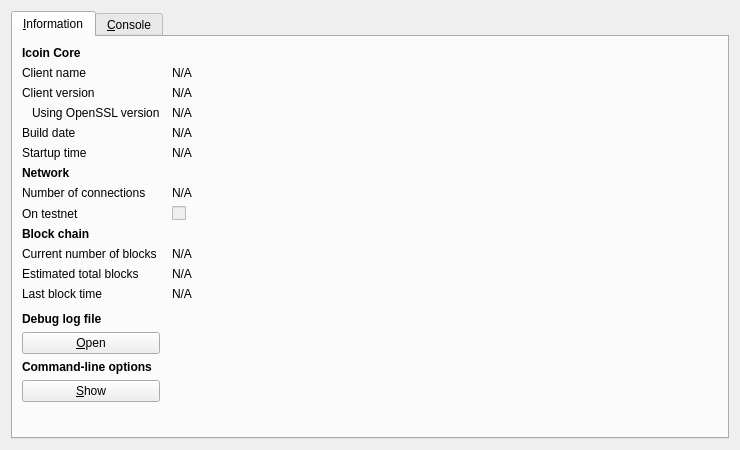
<?xml version="1.0" encoding="UTF-8"?>
<ui version="4.0">
 <class>RPCConsole</class>
 <widget class="QDialog" name="RPCConsole">
  <property name="geometry">
   <rect>
    <x>0</x>
    <y>0</y>
    <width>740</width>
    <height>450</height>
   </rect>
  </property>
  <property name="windowTitle">
   <string>Icoin - Debug window</string>
  </property>
  <layout class="QVBoxLayout" name="verticalLayout_2">
   <item>
    <widget class="QTabWidget" name="tabWidget">
     <property name="currentIndex">
      <number>0</number>
     </property>
     <widget class="QWidget" name="tab_info">
      <attribute name="title">
       <string>&amp;Information</string>
      </attribute>
      <layout class="QGridLayout" name="gridLayout" columnstretch="0,1">
       <property name="horizontalSpacing">
        <number>12</number>
       </property>
       <item row="0" column="0">
        <widget class="QLabel" name="label_9">
         <property name="font">
          <font>
           <weight>75</weight>
           <bold>true</bold>
          </font>
         </property>
         <property name="text">
          <string>Icoin Core</string>
         </property>
        </widget>
       </item>
       <item row="1" column="0">
        <widget class="QLabel" name="label_5">
         <property name="text">
          <string>Client name</string>
         </property>
        </widget>
       </item>
       <item row="1" column="1">
        <widget class="QLabel" name="clientName">
         <property name="cursor">
          <cursorShape>IBeamCursor</cursorShape>
         </property>
         <property name="text">
          <string>N/A</string>
         </property>
         <property name="textFormat">
          <enum>Qt::PlainText</enum>
         </property>
         <property name="textInteractionFlags">
          <set>Qt::LinksAccessibleByMouse|Qt::TextSelectableByKeyboard|Qt::TextSelectableByMouse</set>
         </property>
        </widget>
       </item>
       <item row="2" column="0">
        <widget class="QLabel" name="label_6">
         <property name="text">
          <string>Client version</string>
         </property>
        </widget>
       </item>
       <item row="2" column="1">
        <widget class="QLabel" name="clientVersion">
         <property name="cursor">
          <cursorShape>IBeamCursor</cursorShape>
         </property>
         <property name="text">
          <string>N/A</string>
         </property>
         <property name="textFormat">
          <enum>Qt::PlainText</enum>
         </property>
         <property name="textInteractionFlags">
          <set>Qt::LinksAccessibleByMouse|Qt::TextSelectableByKeyboard|Qt::TextSelectableByMouse</set>
         </property>
        </widget>
       </item>
       <item row="3" column="0">
        <widget class="QLabel" name="label_14">
         <property name="text">
          <string>Using OpenSSL version</string>
         </property>
         <property name="indent">
          <number>10</number>
         </property>
        </widget>
       </item>
       <item row="3" column="1">
        <widget class="QLabel" name="openSSLVersion">
         <property name="cursor">
          <cursorShape>IBeamCursor</cursorShape>
         </property>
         <property name="text">
          <string>N/A</string>
         </property>
         <property name="textFormat">
          <enum>Qt::PlainText</enum>
         </property>
         <property name="textInteractionFlags">
          <set>Qt::LinksAccessibleByMouse|Qt::TextSelectableByKeyboard|Qt::TextSelectableByMouse</set>
         </property>
        </widget>
       </item>
       <item row="4" column="0">
        <widget class="QLabel" name="label_12">
         <property name="text">
          <string>Build date</string>
         </property>
        </widget>
       </item>
       <item row="4" column="1">
        <widget class="QLabel" name="buildDate">
         <property name="cursor">
          <cursorShape>IBeamCursor</cursorShape>
         </property>
         <property name="text">
          <string>N/A</string>
         </property>
         <property name="textFormat">
          <enum>Qt::PlainText</enum>
         </property>
         <property name="textInteractionFlags">
          <set>Qt::LinksAccessibleByMouse|Qt::TextSelectableByKeyboard|Qt::TextSelectableByMouse</set>
         </property>
        </widget>
       </item>
       <item row="5" column="0">
        <widget class="QLabel" name="label_13">
         <property name="text">
          <string>Startup time</string>
         </property>
        </widget>
       </item>
       <item row="5" column="1">
        <widget class="QLabel" name="startupTime">
         <property name="cursor">
          <cursorShape>IBeamCursor</cursorShape>
         </property>
         <property name="text">
          <string>N/A</string>
         </property>
         <property name="textFormat">
          <enum>Qt::PlainText</enum>
         </property>
         <property name="textInteractionFlags">
          <set>Qt::LinksAccessibleByMouse|Qt::TextSelectableByKeyboard|Qt::TextSelectableByMouse</set>
         </property>
        </widget>
       </item>
       <item row="6" column="0">
        <widget class="QLabel" name="label_11">
         <property name="font">
          <font>
           <weight>75</weight>
           <bold>true</bold>
          </font>
         </property>
         <property name="text">
          <string>Network</string>
         </property>
        </widget>
       </item>
       <item row="7" column="0">
        <widget class="QLabel" name="label_7">
         <property name="text">
          <string>Number of connections</string>
         </property>
        </widget>
       </item>
       <item row="7" column="1">
        <widget class="QLabel" name="numberOfConnections">
         <property name="cursor">
          <cursorShape>IBeamCursor</cursorShape>
         </property>
         <property name="text">
          <string>N/A</string>
         </property>
         <property name="textFormat">
          <enum>Qt::PlainText</enum>
         </property>
         <property name="textInteractionFlags">
          <set>Qt::LinksAccessibleByMouse|Qt::TextSelectableByKeyboard|Qt::TextSelectableByMouse</set>
         </property>
        </widget>
       </item>
       <item row="8" column="0">
        <widget class="QLabel" name="label_8">
         <property name="text">
          <string>On testnet</string>
         </property>
        </widget>
       </item>
       <item row="8" column="1">
        <widget class="QCheckBox" name="isTestNet">
         <property name="enabled">
          <bool>false</bool>
         </property>
         <property name="text">
          <string/>
         </property>
        </widget>
       </item>
       <item row="9" column="0">
        <widget class="QLabel" name="label_10">
         <property name="font">
          <font>
           <weight>75</weight>
           <bold>true</bold>
          </font>
         </property>
         <property name="text">
          <string>Block chain</string>
         </property>
        </widget>
       </item>
       <item row="10" column="0">
        <widget class="QLabel" name="label_3">
         <property name="text">
          <string>Current number of blocks</string>
         </property>
        </widget>
       </item>
       <item row="10" column="1">
        <widget class="QLabel" name="numberOfBlocks">
         <property name="cursor">
          <cursorShape>IBeamCursor</cursorShape>
         </property>
         <property name="text">
          <string>N/A</string>
         </property>
         <property name="textFormat">
          <enum>Qt::PlainText</enum>
         </property>
         <property name="textInteractionFlags">
          <set>Qt::LinksAccessibleByMouse|Qt::TextSelectableByKeyboard|Qt::TextSelectableByMouse</set>
         </property>
        </widget>
       </item>
       <item row="11" column="0">
        <widget class="QLabel" name="label_4">
         <property name="text">
          <string>Estimated total blocks</string>
         </property>
        </widget>
       </item>
       <item row="11" column="1">
        <widget class="QLabel" name="totalBlocks">
         <property name="cursor">
          <cursorShape>IBeamCursor</cursorShape>
         </property>
         <property name="text">
          <string>N/A</string>
         </property>
         <property name="textFormat">
          <enum>Qt::PlainText</enum>
         </property>
         <property name="textInteractionFlags">
          <set>Qt::LinksAccessibleByMouse|Qt::TextSelectableByKeyboard|Qt::TextSelectableByMouse</set>
         </property>
        </widget>
       </item>
       <item row="12" column="0">
        <widget class="QLabel" name="label_2">
         <property name="text">
          <string>Last block time</string>
         </property>
        </widget>
       </item>
       <item row="12" column="1">
        <widget class="QLabel" name="lastBlockTime">
         <property name="cursor">
          <cursorShape>IBeamCursor</cursorShape>
         </property>
         <property name="text">
          <string>N/A</string>
         </property>
         <property name="textFormat">
          <enum>Qt::PlainText</enum>
         </property>
         <property name="textInteractionFlags">
          <set>Qt::LinksAccessibleByMouse|Qt::TextSelectableByKeyboard|Qt::TextSelectableByMouse</set>
         </property>
        </widget>
       </item>
       <item row="13" column="0">
        <spacer name="verticalSpacer_2">
         <property name="orientation">
          <enum>Qt::Vertical</enum>
         </property>
         <property name="sizeHint" stdset="0">
          <size>
           <width>20</width>
           <height>20</height>
          </size>
         </property>
        </spacer>
       </item>
       <item row="14" column="0">
        <widget class="QLabel" name="labelDebugLogfile">
         <property name="font">
          <font>
           <weight>75</weight>
           <bold>true</bold>
          </font>
         </property>
         <property name="text">
          <string>Debug log file</string>
         </property>
        </widget>
       </item>
       <item row="15" column="0">
        <widget class="QPushButton" name="openDebugLogfileButton">
         <property name="toolTip">
          <string>Open the Icoin debug log file from the current data directory. This can take a few seconds for large log files.</string>
         </property>
         <property name="text">
          <string>&amp;Open</string>
         </property>
         <property name="autoDefault">
          <bool>false</bool>
         </property>
        </widget>
       </item>
       <item row="16" column="0">
        <widget class="QLabel" name="labelCLOptions">
         <property name="font">
          <font>
           <weight>75</weight>
           <bold>true</bold>
          </font>
         </property>
         <property name="text">
          <string>Command-line options</string>
         </property>
        </widget>
       </item>
       <item row="17" column="0">
        <widget class="QPushButton" name="showCLOptionsButton">
         <property name="toolTip">
          <string>Show the Icoin-Qt help message to get a list with possible Icoin command-line options.</string>
         </property>
         <property name="text">
          <string>&amp;Show</string>
         </property>
         <property name="autoDefault">
          <bool>false</bool>
         </property>
        </widget>
       </item>
       <item row="18" column="0">
        <spacer name="verticalSpacer">
         <property name="orientation">
          <enum>Qt::Vertical</enum>
         </property>
         <property name="sizeHint" stdset="0">
          <size>
           <width>20</width>
           <height>40</height>
          </size>
         </property>
        </spacer>
       </item>
      </layout>
     </widget>
     <widget class="QWidget" name="tab_console">
      <attribute name="title">
       <string>&amp;Console</string>
      </attribute>
      <layout class="QVBoxLayout" name="verticalLayout_3">
       <property name="spacing">
        <number>3</number>
       </property>
       <item>
        <widget class="QTextEdit" name="messagesWidget">
         <property name="minimumSize">
          <size>
           <width>0</width>
           <height>100</height>
          </size>
         </property>
         <property name="readOnly">
          <bool>true</bool>
         </property>
         <property name="tabKeyNavigation" stdset="0">
          <bool>false</bool>
         </property>
         <property name="columnCount" stdset="0">
          <number>2</number>
         </property>
        </widget>
       </item>
       <item>
        <layout class="QHBoxLayout" name="horizontalLayout">
         <property name="spacing">
          <number>3</number>
         </property>
         <item>
          <widget class="QLabel" name="label">
           <property name="text">
            <string notr="true">&gt;</string>
           </property>
          </widget>
         </item>
         <item>
          <widget class="QLineEdit" name="lineEdit"/>
         </item>
         <item>
          <widget class="QPushButton" name="clearButton">
           <property name="maximumSize">
            <size>
             <width>24</width>
             <height>24</height>
            </size>
           </property>
           <property name="toolTip">
            <string>Clear console</string>
           </property>
           <property name="text">
            <string/>
           </property>
           <property name="icon">
            <iconset resource="../bitcoin.qrc">
             <normaloff>:/icons/remove</normaloff>:/icons/remove</iconset>
           </property>
           <property name="shortcut">
            <string notr="true">Ctrl+L</string>
           </property>
           <property name="autoDefault">
            <bool>false</bool>
           </property>
          </widget>
         </item>
        </layout>
       </item>
      </layout>
     </widget>
    </widget>
   </item>
  </layout>
 </widget>
 <resources>
  <include location="../bitcoin.qrc"/>
 </resources>
 <connections/>
</ui>
